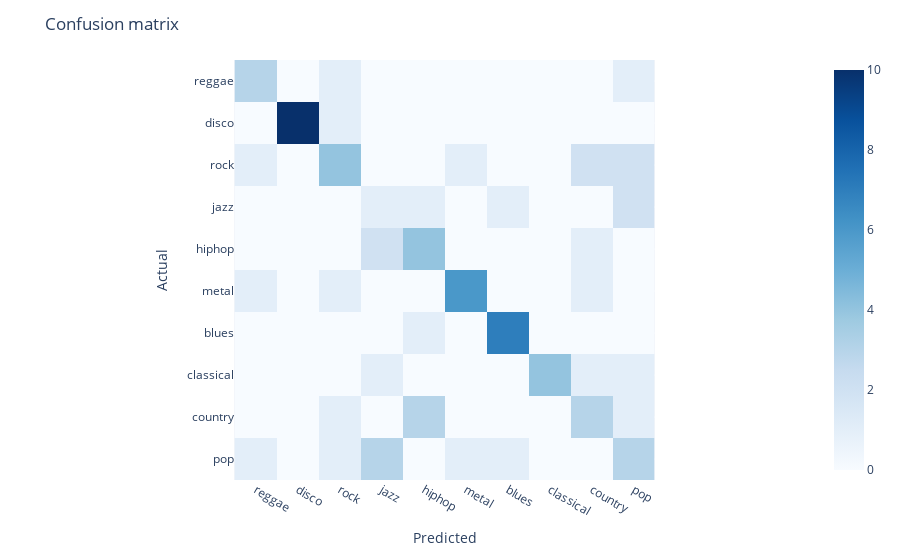

The code cell stored with this chart in its notebook:
### Code cell
ffn_outputs = ffn_model(X_val).detach().numpy()
ffn_preds = np.argmax(ffn_outputs, axis=1)


ffn_acc, ffn_f1, ffn_cm, ffn_cr = metrics(ffn_preds, y_labels, verbose=True)

plot_confusion_matrix(ffn_cm)

### Figure 1 — Plotly figure (JSON) as saved in the notebook; plotly's stock layout.template omitted (floating-point values rounded to 4 significant figures)
{"data": [{"coloraxis": "coloraxis", "hovertemplate": "x: %{x}<br>y: %{y}<br>color: %{z}<extra></extra>", "name": "0", "type": "heatmap", "x": ["reggae", "disco", "rock", "jazz", "hiphop", "metal", "blues", "classical", "country", "pop"], "xaxis": "x", "y": ["reggae", "disco", "rock", "jazz", "hiphop", "metal", "blues", "classical", "country", "pop"], "yaxis": "y", "z": [[3, 0, 1, 0, 0, 0, 0, 0, 0, 1], [0, 10, 1, 0, 0, 0, 0, 0, 0, 0], [1, 0, 4, 0, 0, 1, 0, 0, 2, 2], [0, 0, 0, 1, 1, 0, 1, 0, 0, 2], [0, 0, 0, 2, 4, 0, 0, 0, 1, 0], [1, 0, 1, 0, 0, 6, 0, 0, 1, 0], [0, 0, 0, 0, 1, 0, 7, 0, 0, 0], [0, 0, 0, 1, 0, 0, 0, 4, 1, 1], [0, 0, 1, 0, 3, 0, 0, 0, 3, 1], [1, 0, 1, 3, 0, 1, 1, 0, 0, 3]]}], "layout": {"coloraxis": {"colorscale": [[0, "rgb(247,251,255)"], [0.125, "rgb(222,235,247)"], [0.25, "rgb(198,219,239)"], [0.375, "rgb(158,202,225)"], [0.5, "rgb(107,174,214)"], [0.625, "rgb(66,146,198)"], [0.75, "rgb(33,113,181)"], [0.875, "rgb(8,81,156)"], [1, "rgb(8,48,107)"]]}, "margin": {"t": 60}, "title": {"text": "Confusion matrix"}, "xaxis": {"anchor": "y", "constrain": "domain", "domain": [0, 1], "scaleanchor": "y", "title": {"text": "Predicted"}}, "yaxis": {"anchor": "x", "autorange": "reversed", "constrain": "domain", "domain": [0, 1], "title": {"text": "Actual"}}}}
